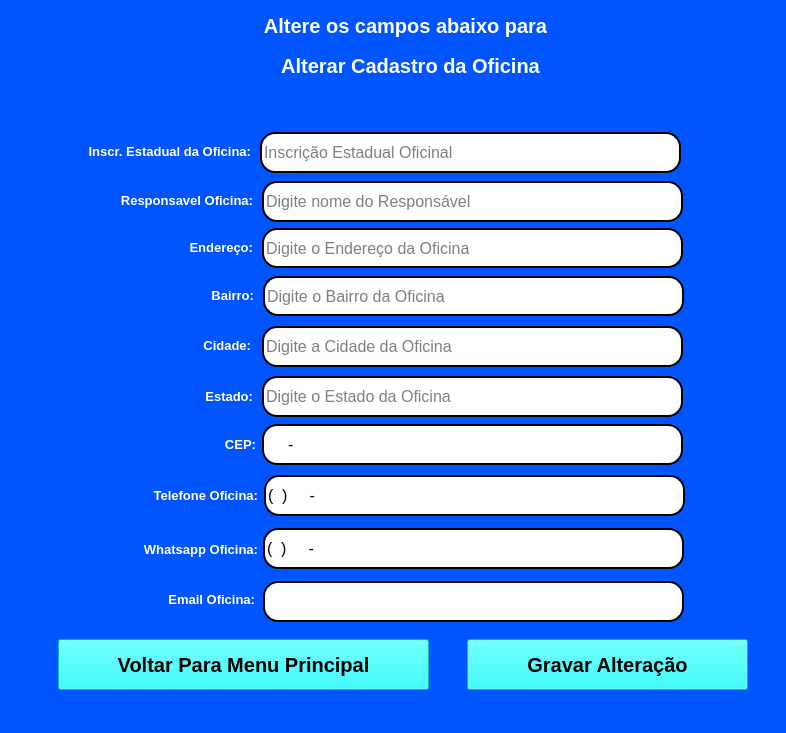
<?xml version="1.0" encoding="UTF-8"?>
<ui version="4.0">
 <class>Tela_altera_Cadastro_oficinas_os</class>
 <widget class="QMainWindow" name="Tela_altera_Cadastro_oficinas_os">
  <property name="geometry">
   <rect>
    <x>0</x>
    <y>0</y>
    <width>786</width>
    <height>733</height>
   </rect>
  </property>
  <property name="windowTitle">
   <string>Tela de Alteração de Cadastro de Oficinas</string>
  </property>
  <property name="layoutDirection">
   <enum>Qt::LeftToRight</enum>
  </property>
  <property name="styleSheet">
   <string notr="true">background-color: rgb(0, 85, 255);</string>
  </property>
  <property name="toolButtonStyle">
   <enum>Qt::ToolButtonTextUnderIcon</enum>
  </property>
  <property name="documentMode">
   <bool>false</bool>
  </property>
  <property name="dockNestingEnabled">
   <bool>true</bool>
  </property>
  <property name="dockOptions">
   <set>QMainWindow::AllowNestedDocks|QMainWindow::AllowTabbedDocks|QMainWindow::AnimatedDocks|QMainWindow::ForceTabbedDocks</set>
  </property>
  <widget class="QWidget" name="centralwidget">
   <widget class="QLabel" name="label">
    <property name="geometry">
     <rect>
      <x>0</x>
      <y>10</y>
      <width>811</width>
      <height>31</height>
     </rect>
    </property>
    <property name="sizePolicy">
     <sizepolicy hsizetype="Fixed" vsizetype="Fixed">
      <horstretch>0</horstretch>
      <verstretch>0</verstretch>
     </sizepolicy>
    </property>
    <property name="font">
     <font>
      <pointsize>15</pointsize>
      <weight>75</weight>
      <bold>true</bold>
     </font>
    </property>
    <property name="styleSheet">
     <string notr="true">color: rgb(255, 255, 255);</string>
    </property>
    <property name="text">
     <string>Altere os campos abaixo para</string>
    </property>
    <property name="alignment">
     <set>Qt::AlignCenter</set>
    </property>
   </widget>
   <widget class="QPushButton" name="pb_cadastrar">
    <property name="geometry">
     <rect>
      <x>467</x>
      <y>639</y>
      <width>281</width>
      <height>51</height>
     </rect>
    </property>
    <property name="font">
     <font>
      <pointsize>15</pointsize>
      <weight>75</weight>
      <bold>true</bold>
     </font>
    </property>
    <property name="styleSheet">
     <string notr="true">background-color: rgb(0, 255, 255);</string>
    </property>
    <property name="text">
     <string>Gravar Alteração</string>
    </property>
   </widget>
   <widget class="QLineEdit" name="lineEdit_1">
    <property name="geometry">
     <rect>
      <x>262</x>
      <y>181</y>
      <width>421</width>
      <height>41</height>
     </rect>
    </property>
    <property name="font">
     <font>
      <pointsize>12</pointsize>
     </font>
    </property>
    <property name="contextMenuPolicy">
     <enum>Qt::PreventContextMenu</enum>
    </property>
    <property name="layoutDirection">
     <enum>Qt::RightToLeft</enum>
    </property>
    <property name="styleSheet">
     <string notr="true">background-color:rgb(255,255,255);
border-radius:15px;
border-style:outset;
border-width:2px;</string>
    </property>
    <property name="locale">
     <locale language="Portuguese" country="Brazil"/>
    </property>
    <property name="inputMethodHints">
     <set>Qt::ImhHiddenText</set>
    </property>
    <property name="text">
     <string/>
    </property>
    <property name="placeholderText">
     <string>Digite nome do Responsável</string>
    </property>
    <property name="clearButtonEnabled">
     <bool>false</bool>
    </property>
   </widget>
   <widget class="QPushButton" name="pb_cadastrar_2">
    <property name="geometry">
     <rect>
      <x>58</x>
      <y>639</y>
      <width>371</width>
      <height>51</height>
     </rect>
    </property>
    <property name="font">
     <font>
      <pointsize>15</pointsize>
      <weight>75</weight>
      <bold>true</bold>
     </font>
    </property>
    <property name="styleSheet">
     <string notr="true">background-color: rgb(0, 255, 255);</string>
    </property>
    <property name="text">
     <string>Voltar Para Menu Principal</string>
    </property>
   </widget>
   <widget class="QLabel" name="label_2">
    <property name="geometry">
     <rect>
      <x>10</x>
      <y>50</y>
      <width>801</width>
      <height>31</height>
     </rect>
    </property>
    <property name="font">
     <font>
      <pointsize>15</pointsize>
      <weight>75</weight>
      <bold>true</bold>
     </font>
    </property>
    <property name="styleSheet">
     <string notr="true">color: rgb(255, 255, 255);</string>
    </property>
    <property name="text">
     <string>Alterar Cadastro da Oficina</string>
    </property>
    <property name="alignment">
     <set>Qt::AlignCenter</set>
    </property>
   </widget>
   <widget class="QLineEdit" name="lineEdit_2">
    <property name="geometry">
     <rect>
      <x>262</x>
      <y>376</y>
      <width>421</width>
      <height>41</height>
     </rect>
    </property>
    <property name="font">
     <font>
      <pointsize>12</pointsize>
     </font>
    </property>
    <property name="contextMenuPolicy">
     <enum>Qt::PreventContextMenu</enum>
    </property>
    <property name="autoFillBackground">
     <bool>false</bool>
    </property>
    <property name="styleSheet">
     <string notr="true">background-color:rgb(255,255,255);
border-radius:15px;
border-style:outset;
border-width:2px;</string>
    </property>
    <property name="inputMethodHints">
     <set>Qt::ImhNone</set>
    </property>
    <property name="inputMask">
     <string/>
    </property>
    <property name="text">
     <string/>
    </property>
    <property name="placeholderText">
     <string>Digite o Estado da Oficina</string>
    </property>
    <property name="cursorMoveStyle">
     <enum>Qt::LogicalMoveStyle</enum>
    </property>
    <property name="clearButtonEnabled">
     <bool>false</bool>
    </property>
   </widget>
   <widget class="QLineEdit" name="lineEdit_3">
    <property name="geometry">
     <rect>
      <x>262</x>
      <y>326</y>
      <width>421</width>
      <height>41</height>
     </rect>
    </property>
    <property name="font">
     <font>
      <pointsize>12</pointsize>
     </font>
    </property>
    <property name="contextMenuPolicy">
     <enum>Qt::PreventContextMenu</enum>
    </property>
    <property name="layoutDirection">
     <enum>Qt::RightToLeft</enum>
    </property>
    <property name="styleSheet">
     <string notr="true">background-color:rgb(255,255,255);
border-radius:15px;
border-style:outset;
border-width:2px;</string>
    </property>
    <property name="locale">
     <locale language="Portuguese" country="Brazil"/>
    </property>
    <property name="inputMethodHints">
     <set>Qt::ImhHiddenText</set>
    </property>
    <property name="text">
     <string/>
    </property>
    <property name="placeholderText">
     <string>Digite a Cidade da Oficina</string>
    </property>
    <property name="clearButtonEnabled">
     <bool>false</bool>
    </property>
   </widget>
   <widget class="QLineEdit" name="lineEdit">
    <property name="geometry">
     <rect>
      <x>262</x>
      <y>228</y>
      <width>421</width>
      <height>40</height>
     </rect>
    </property>
    <property name="font">
     <font>
      <pointsize>12</pointsize>
     </font>
    </property>
    <property name="contextMenuPolicy">
     <enum>Qt::PreventContextMenu</enum>
    </property>
    <property name="styleSheet">
     <string notr="true">background-color:rgb(255,255,255);
border-radius:15px;
border-style:outset;
border-width:2px;</string>
    </property>
    <property name="inputMethodHints">
     <set>Qt::ImhHiddenText</set>
    </property>
    <property name="inputMask">
     <string/>
    </property>
    <property name="text">
     <string/>
    </property>
    <property name="placeholderText">
     <string>Digite o Endereço da Oficina</string>
    </property>
    <property name="clearButtonEnabled">
     <bool>false</bool>
    </property>
   </widget>
   <widget class="QLineEdit" name="lineEdit_4">
    <property name="geometry">
     <rect>
      <x>262</x>
      <y>424</y>
      <width>421</width>
      <height>41</height>
     </rect>
    </property>
    <property name="font">
     <font>
      <pointsize>12</pointsize>
     </font>
    </property>
    <property name="contextMenuPolicy">
     <enum>Qt::PreventContextMenu</enum>
    </property>
    <property name="autoFillBackground">
     <bool>false</bool>
    </property>
    <property name="styleSheet">
     <string notr="true">background-color:rgb(255,255,255);
border-radius:15px;
border-style:outset;
border-width:2px;</string>
    </property>
    <property name="inputMethodHints">
     <set>Qt::ImhNone</set>
    </property>
    <property name="inputMask">
     <string>NNNNN-NNN</string>
    </property>
    <property name="text">
     <string>-</string>
    </property>
    <property name="placeholderText">
     <string>Digite o cep da oficina</string>
    </property>
    <property name="cursorMoveStyle">
     <enum>Qt::LogicalMoveStyle</enum>
    </property>
    <property name="clearButtonEnabled">
     <bool>false</bool>
    </property>
   </widget>
   <widget class="QLabel" name="label_3">
    <property name="geometry">
     <rect>
      <x>72</x>
      <y>185</y>
      <width>181</width>
      <height>31</height>
     </rect>
    </property>
    <property name="font">
     <font>
      <pointsize>10</pointsize>
      <weight>75</weight>
      <bold>true</bold>
     </font>
    </property>
    <property name="styleSheet">
     <string notr="true">color: rgb(255, 255, 255);</string>
    </property>
    <property name="text">
     <string>Responsavel Oficina:</string>
    </property>
    <property name="alignment">
     <set>Qt::AlignRight|Qt::AlignTrailing|Qt::AlignVCenter</set>
    </property>
   </widget>
   <widget class="QLabel" name="label_4">
    <property name="geometry">
     <rect>
      <x>82</x>
      <y>232</y>
      <width>171</width>
      <height>31</height>
     </rect>
    </property>
    <property name="font">
     <font>
      <pointsize>10</pointsize>
      <weight>75</weight>
      <bold>true</bold>
     </font>
    </property>
    <property name="styleSheet">
     <string notr="true">color: rgb(255, 255, 255);</string>
    </property>
    <property name="text">
     <string>Endereço:</string>
    </property>
    <property name="alignment">
     <set>Qt::AlignRight|Qt::AlignTrailing|Qt::AlignVCenter</set>
    </property>
   </widget>
   <widget class="QLabel" name="label_5">
    <property name="geometry">
     <rect>
      <x>80</x>
      <y>330</y>
      <width>171</width>
      <height>31</height>
     </rect>
    </property>
    <property name="font">
     <font>
      <pointsize>10</pointsize>
      <weight>75</weight>
      <bold>true</bold>
     </font>
    </property>
    <property name="styleSheet">
     <string notr="true">color: rgb(255, 255, 255);</string>
    </property>
    <property name="text">
     <string>Cidade:</string>
    </property>
    <property name="alignment">
     <set>Qt::AlignRight|Qt::AlignTrailing|Qt::AlignVCenter</set>
    </property>
   </widget>
   <widget class="QLabel" name="label_6">
    <property name="geometry">
     <rect>
      <x>82</x>
      <y>381</y>
      <width>171</width>
      <height>31</height>
     </rect>
    </property>
    <property name="font">
     <font>
      <pointsize>10</pointsize>
      <weight>75</weight>
      <bold>true</bold>
     </font>
    </property>
    <property name="styleSheet">
     <string notr="true">color: rgb(255, 255, 255);</string>
    </property>
    <property name="text">
     <string>Estado:</string>
    </property>
    <property name="alignment">
     <set>Qt::AlignRight|Qt::AlignTrailing|Qt::AlignVCenter</set>
    </property>
   </widget>
   <widget class="QLabel" name="label_7">
    <property name="geometry">
     <rect>
      <x>85</x>
      <y>429</y>
      <width>171</width>
      <height>31</height>
     </rect>
    </property>
    <property name="font">
     <font>
      <pointsize>10</pointsize>
      <weight>75</weight>
      <bold>true</bold>
     </font>
    </property>
    <property name="styleSheet">
     <string notr="true">color: rgb(255, 255, 255);</string>
    </property>
    <property name="text">
     <string>CEP:</string>
    </property>
    <property name="alignment">
     <set>Qt::AlignRight|Qt::AlignTrailing|Qt::AlignVCenter</set>
    </property>
   </widget>
   <widget class="QLabel" name="label_12">
    <property name="geometry">
     <rect>
      <x>58</x>
      <y>480</y>
      <width>200</width>
      <height>30</height>
     </rect>
    </property>
    <property name="font">
     <font>
      <pointsize>10</pointsize>
      <weight>75</weight>
      <bold>true</bold>
     </font>
    </property>
    <property name="styleSheet">
     <string notr="true">color: rgb(255, 255, 255);</string>
    </property>
    <property name="text">
     <string>Telefone Oficina:</string>
    </property>
    <property name="alignment">
     <set>Qt::AlignRight|Qt::AlignTrailing|Qt::AlignVCenter</set>
    </property>
   </widget>
   <widget class="QLabel" name="label_13">
    <property name="geometry">
     <rect>
      <x>55</x>
      <y>584</y>
      <width>200</width>
      <height>31</height>
     </rect>
    </property>
    <property name="font">
     <font>
      <pointsize>10</pointsize>
      <weight>75</weight>
      <bold>true</bold>
     </font>
    </property>
    <property name="styleSheet">
     <string notr="true">color: rgb(255, 255, 255);</string>
    </property>
    <property name="text">
     <string>Email Oficina:</string>
    </property>
    <property name="alignment">
     <set>Qt::AlignRight|Qt::AlignTrailing|Qt::AlignVCenter</set>
    </property>
   </widget>
   <widget class="QLineEdit" name="lineEdit_9">
    <property name="enabled">
     <bool>true</bool>
    </property>
    <property name="geometry">
     <rect>
      <x>263</x>
      <y>581</y>
      <width>421</width>
      <height>41</height>
     </rect>
    </property>
    <property name="sizePolicy">
     <sizepolicy hsizetype="Fixed" vsizetype="Fixed">
      <horstretch>0</horstretch>
      <verstretch>0</verstretch>
     </sizepolicy>
    </property>
    <property name="font">
     <font>
      <pointsize>12</pointsize>
     </font>
    </property>
    <property name="contextMenuPolicy">
     <enum>Qt::PreventContextMenu</enum>
    </property>
    <property name="layoutDirection">
     <enum>Qt::RightToLeft</enum>
    </property>
    <property name="styleSheet">
     <string notr="true">background-color:rgb(255,255,255);
border-radius:15px;
border-style:outset;
border-width:2px;</string>
    </property>
    <property name="locale">
     <locale language="Portuguese" country="Brazil"/>
    </property>
    <property name="inputMethodHints">
     <set>Qt::ImhHiddenText</set>
    </property>
    <property name="inputMask">
     <string/>
    </property>
    <property name="text">
     <string/>
    </property>
    <property name="placeholderText">
     <string/>
    </property>
    <property name="clearButtonEnabled">
     <bool>true</bool>
    </property>
   </widget>
   <widget class="QLineEdit" name="lineEdit_7">
    <property name="geometry">
     <rect>
      <x>263</x>
      <y>528</y>
      <width>421</width>
      <height>41</height>
     </rect>
    </property>
    <property name="font">
     <font>
      <pointsize>12</pointsize>
     </font>
    </property>
    <property name="contextMenuPolicy">
     <enum>Qt::PreventContextMenu</enum>
    </property>
    <property name="layoutDirection">
     <enum>Qt::RightToLeft</enum>
    </property>
    <property name="styleSheet">
     <string notr="true">background-color:rgb(255,255,255);
border-radius:15px;
border-style:outset;
border-width:2px;</string>
    </property>
    <property name="locale">
     <locale language="Portuguese" country="Brazil"/>
    </property>
    <property name="inputMethodHints">
     <set>Qt::ImhHiddenText</set>
    </property>
    <property name="inputMask">
     <string>\(NN\)NNNNN-NNNN</string>
    </property>
    <property name="text">
     <string>()-</string>
    </property>
    <property name="placeholderText">
     <string/>
    </property>
    <property name="clearButtonEnabled">
     <bool>false</bool>
    </property>
   </widget>
   <widget class="QLineEdit" name="lineEdit_8">
    <property name="geometry">
     <rect>
      <x>264</x>
      <y>475</y>
      <width>421</width>
      <height>41</height>
     </rect>
    </property>
    <property name="font">
     <font>
      <pointsize>12</pointsize>
     </font>
    </property>
    <property name="contextMenuPolicy">
     <enum>Qt::PreventContextMenu</enum>
    </property>
    <property name="layoutDirection">
     <enum>Qt::RightToLeft</enum>
    </property>
    <property name="styleSheet">
     <string notr="true">background-color:rgb(255,255,255);
border-radius:15px;
border-style:outset;
border-width:2px;</string>
    </property>
    <property name="locale">
     <locale language="Portuguese" country="Brazil"/>
    </property>
    <property name="inputMethodHints">
     <set>Qt::ImhHiddenText</set>
    </property>
    <property name="inputMask">
     <string>\(NN\)NNNNN-NNNN</string>
    </property>
    <property name="text">
     <string>()-</string>
    </property>
    <property name="placeholderText">
     <string/>
    </property>
    <property name="clearButtonEnabled">
     <bool>false</bool>
    </property>
   </widget>
   <widget class="QLabel" name="label_14">
    <property name="geometry">
     <rect>
      <x>68</x>
      <y>534</y>
      <width>190</width>
      <height>31</height>
     </rect>
    </property>
    <property name="font">
     <font>
      <pointsize>10</pointsize>
      <weight>75</weight>
      <bold>true</bold>
     </font>
    </property>
    <property name="styleSheet">
     <string notr="true">color: rgb(255, 255, 255);</string>
    </property>
    <property name="text">
     <string>Whatsapp Oficina:</string>
    </property>
    <property name="alignment">
     <set>Qt::AlignRight|Qt::AlignTrailing|Qt::AlignVCenter</set>
    </property>
   </widget>
   <widget class="QLineEdit" name="lineEdit_5">
    <property name="geometry">
     <rect>
      <x>263</x>
      <y>276</y>
      <width>421</width>
      <height>40</height>
     </rect>
    </property>
    <property name="font">
     <font>
      <pointsize>12</pointsize>
     </font>
    </property>
    <property name="contextMenuPolicy">
     <enum>Qt::PreventContextMenu</enum>
    </property>
    <property name="styleSheet">
     <string notr="true">background-color:rgb(255,255,255);
border-radius:15px;
border-style:outset;
border-width:2px;</string>
    </property>
    <property name="inputMethodHints">
     <set>Qt::ImhHiddenText</set>
    </property>
    <property name="inputMask">
     <string/>
    </property>
    <property name="text">
     <string/>
    </property>
    <property name="placeholderText">
     <string>Digite o Bairro da Oficina</string>
    </property>
    <property name="clearButtonEnabled">
     <bool>false</bool>
    </property>
   </widget>
   <widget class="QLabel" name="label_8">
    <property name="geometry">
     <rect>
      <x>83</x>
      <y>280</y>
      <width>171</width>
      <height>31</height>
     </rect>
    </property>
    <property name="font">
     <font>
      <pointsize>10</pointsize>
      <weight>75</weight>
      <bold>true</bold>
     </font>
    </property>
    <property name="styleSheet">
     <string notr="true">color: rgb(255, 255, 255);</string>
    </property>
    <property name="text">
     <string>Bairro:</string>
    </property>
    <property name="alignment">
     <set>Qt::AlignRight|Qt::AlignTrailing|Qt::AlignVCenter</set>
    </property>
   </widget>
   <widget class="QLabel" name="label_9">
    <property name="geometry">
     <rect>
      <x>20</x>
      <y>136</y>
      <width>231</width>
      <height>31</height>
     </rect>
    </property>
    <property name="font">
     <font>
      <pointsize>10</pointsize>
      <weight>75</weight>
      <bold>true</bold>
     </font>
    </property>
    <property name="styleSheet">
     <string notr="true">color: rgb(255, 255, 255);</string>
    </property>
    <property name="text">
     <string>Inscr. Estadual da Oficina:</string>
    </property>
    <property name="alignment">
     <set>Qt::AlignRight|Qt::AlignTrailing|Qt::AlignVCenter</set>
    </property>
   </widget>
   <widget class="QLineEdit" name="lineEdit_6">
    <property name="geometry">
     <rect>
      <x>260</x>
      <y>132</y>
      <width>421</width>
      <height>41</height>
     </rect>
    </property>
    <property name="font">
     <font>
      <pointsize>12</pointsize>
     </font>
    </property>
    <property name="contextMenuPolicy">
     <enum>Qt::PreventContextMenu</enum>
    </property>
    <property name="layoutDirection">
     <enum>Qt::RightToLeft</enum>
    </property>
    <property name="styleSheet">
     <string notr="true">background-color:rgb(255,255,255);
border-radius:15px;
border-style:outset;
border-width:2px;</string>
    </property>
    <property name="locale">
     <locale language="Portuguese" country="Brazil"/>
    </property>
    <property name="inputMethodHints">
     <set>Qt::ImhHiddenText</set>
    </property>
    <property name="text">
     <string/>
    </property>
    <property name="placeholderText">
     <string>Inscrição Estadual Oficinal</string>
    </property>
    <property name="clearButtonEnabled">
     <bool>false</bool>
    </property>
   </widget>
  </widget>
  <widget class="QMenuBar" name="menubar">
   <property name="geometry">
    <rect>
     <x>0</x>
     <y>0</y>
     <width>786</width>
     <height>26</height>
    </rect>
   </property>
  </widget>
  <widget class="QStatusBar" name="statusBar"/>
 </widget>
 <tabstops>
  <tabstop>lineEdit_6</tabstop>
  <tabstop>lineEdit_1</tabstop>
  <tabstop>lineEdit</tabstop>
  <tabstop>lineEdit_5</tabstop>
  <tabstop>lineEdit_3</tabstop>
  <tabstop>lineEdit_2</tabstop>
  <tabstop>lineEdit_4</tabstop>
  <tabstop>lineEdit_8</tabstop>
  <tabstop>lineEdit_7</tabstop>
  <tabstop>lineEdit_9</tabstop>
  <tabstop>pb_cadastrar_2</tabstop>
  <tabstop>pb_cadastrar</tabstop>
 </tabstops>
 <resources/>
 <connections/>
</ui>
